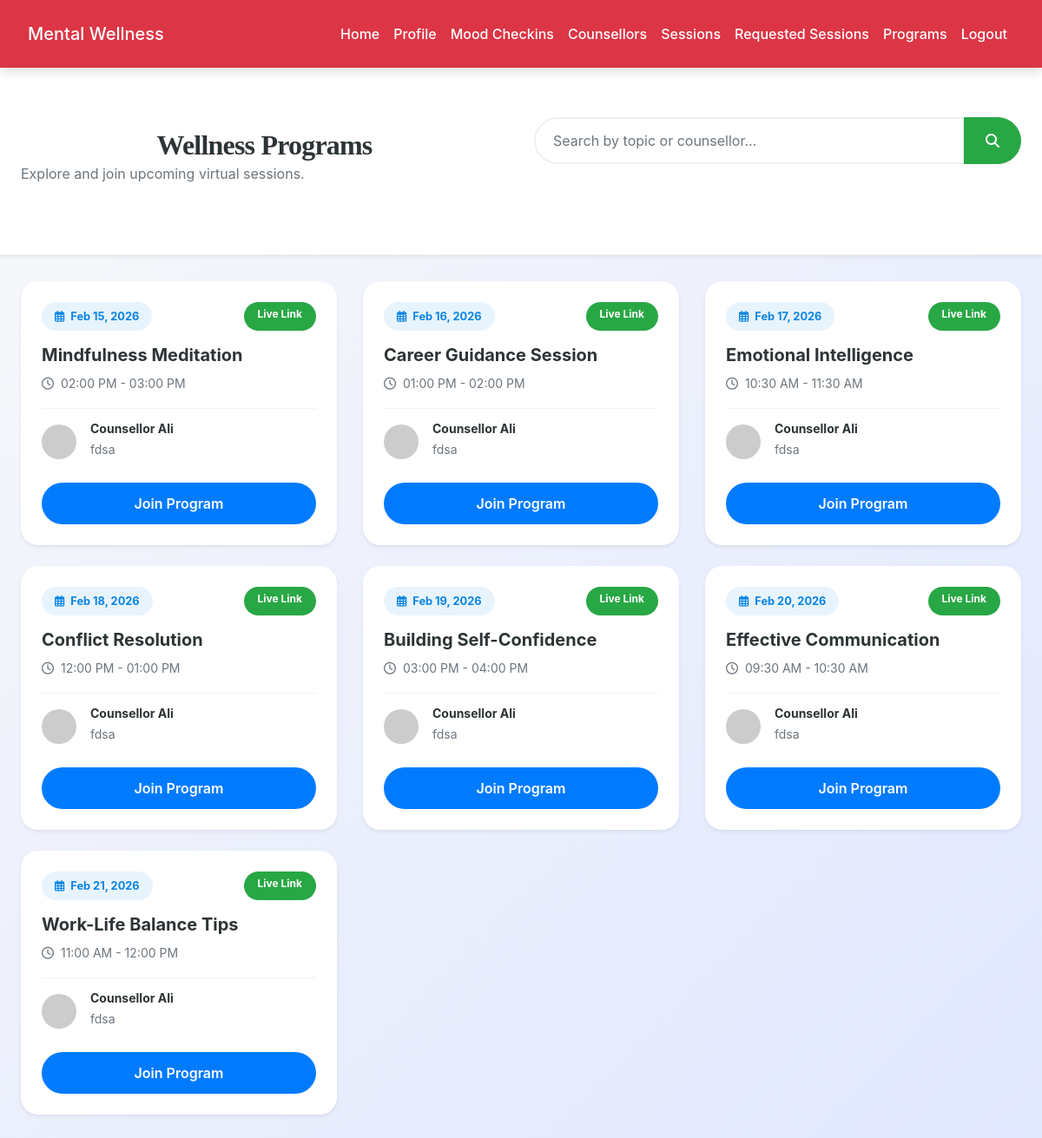
Before: /participant/view_sessions.php (signed in) with the older database file.
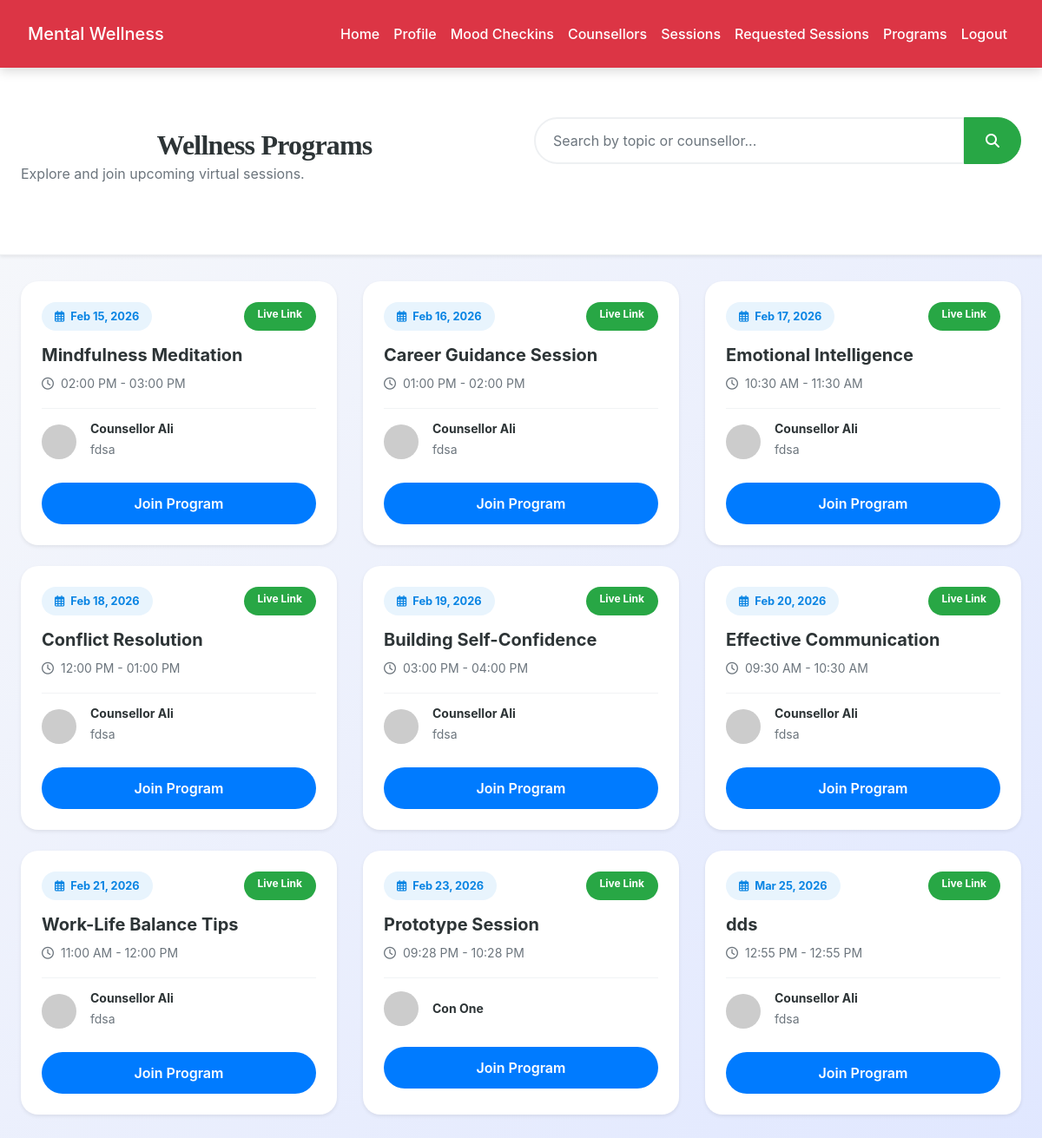
After: the same page with the newer database file.
### tables this page shows
CREATE TABLE `counselling_sessions` (
  `id` int(11) NOT NULL,
  `counsellor_id` int(11) NOT NULL,
  `title` varchar(200) DEFAULT NULL,
  `session_date` date DEFAULT NULL,
  `start_time` time DEFAULT NULL,
  `end_time` time DEFAULT NULL,
  `meet_link` varchar(255) DEFAULT NULL,
  `approval_status` enum('pending','approved','disapproved') NOT NULL DEFAULT 'pending',
  `status` enum('scheduled','completed','archived') DEFAULT 'scheduled',
  `created_at` timestamp NOT NULL DEFAULT current_timestamp()
);

CREATE TABLE `users` (
  `id` int(11) NOT NULL,
  `role` enum('participant','counsellor') NOT NULL,
  `full_name` varchar(150) NOT NULL,
  `email` varchar(150) NOT NULL,
  `password` varchar(255) NOT NULL,
  `phone` varchar(20) DEFAULT NULL,
  `status` enum('active','inactive') DEFAULT 'active',
  `preferred_counsellor_id` int(11) DEFAULT NULL,
  `organization` varchar(150) DEFAULT NULL,
  `age` int(11) DEFAULT NULL,
  `gender` enum('male','female','other') DEFAULT NULL,
  `specialization` varchar(150) DEFAULT NULL,
  `qualification` varchar(255) DEFAULT NULL,
  `experience_years` int(11) DEFAULT NULL,
  `bio` text DEFAULT NULL,
  `created_at` timestamp NOT NULL DEFAULT current_timestamp()
);

### participant/view_sessions.php (the view, shortened to what this page needs)
<?php
include('../config.php');
$search = "";
$where_clause = "WHERE cs.approval_status='approved' AND cs.status='scheduled'";
$query = "
    SELECT cs.*, u.full_name as counsellor_name, u.specialization
    FROM counselling_sessions cs
    JOIN users u ON cs.counsellor_id = u.id
    $where_clause
    ORDER BY cs.session_date ASC
";
$result = mysqli_query($conn, $query);
?>
<!DOCTYPE html>
<html lang="en">
<head>
    <link rel="stylesheet" href="https://cdn.jsdelivr.net/npm/bootstrap@4.6.2/dist/css/bootstrap.min.css">
    <link rel="stylesheet" href="https://cdnjs.cloudflare.com/ajax/libs/font-awesome/6.5.0/css/all.min.css">
    <link rel="stylesheet" href="../css/style.css">
</head>
<body>
<?php include('navbar.php'); ?>
<div class="page-header shadow-sm">
    <div class="container">
        <div class="row align-items-center">
            <div class="col-md-6">
                <h2 class="font-weight-bold mb-0">Wellness Programs</h2>
                <p class="text-muted mb-0">Explore and join upcoming virtual sessions.</p>
            </div>
            <div class="col-md-6">
                <form action="" method="GET" class="mt-3 mt-md-0">
                    <div class="input-group">
                        <input type="text" name="search" class="form-control search-bar" placeholder="Search by topic or counsellor..." value="<?= htmlspecialchars($search) ?>">
                        <div class="input-group-append">
                            <button class="btn btn-success px-4" style="border-radius: 0 50px 50px 0;" type="submit">
                                <i class="fas fa-search"></i>
                            </button>
                        </div>
                    </div>
                </form>
            </div>
        </div>
    </div>
</div>
<div class="container mb-5">
    <div class="row">
        <?php if (mysqli_num_rows($result) > 0): ?>
            <?php while ($session = mysqli_fetch_assoc($result)): ?>
                <div class="col-lg-4 col-md-6 mb-4">
                    <div class="session-card shadow-sm">
                        <div class="card-body p-4">
                            <div class="d-flex justify-content-between mb-3">
                                <span class="session-date-tag">
                                    <i class="far fa-calendar-alt mr-1"></i> <?= date('M d, Y', strtotime($session['session_date'])) ?>
                                </span>
                                <span class="badge badge-success px-3 py-2" style="border-radius: 50px;">Live Link</span>
                            </div>
                            <h5 class="font-weight-bold mb-2"><?= htmlspecialchars($session['title']) ?></h5>
                            <p class="text-muted small">
                                <i class="far fa-clock mr-1"></i> <?= date('h:i A', strtotime($session['start_time'])) ?> - <?= date('h:i A', strtotime($session['end_time'])) ?>
                            </p>
                            <div class="counsellor-info d-flex align-items-center">
                                <img src="https://ui-avatars.com/api/?name=<?= urlencode($session['counsellor_name']) ?>&background=random" class="rounded-circle mr-3" width="40">
                                <div>
                                    <h6 class="mb-0 small font-weight-bold"><?= htmlspecialchars($session['counsellor_name']) ?></h6>
                                    <small class="text-muted"><?= htmlspecialchars($session['specialization']) ?></small>
                                </div>
                            </div>
                            <div class="mt-4">
                                <a href="request_session.php?session_id=<?= $session['id'] ?>" class="btn btn-primary btn-block btn-join">
                                    Join Program
                                </a>
                            </div>
                        </div>
                    </div>
                </div>
            <?php endwhile; ?>
        <?php endif; ?>
    </div>
</div>
</body>
</html>

Changed rows visible on the page:
added counselling_sessions: session_date "Feb 23, 2026", title "Prototype Session", start_time "09:28 PM", end_time "10:28 PM", counsellor.full_name "Con One"
added counselling_sessions: session_date "Mar 25, 2026", title "dds", start_time "12:55 PM", end_time "12:55 PM", counsellor.full_name "Counsellor Ali", counsellor.specialization "fdsa"
